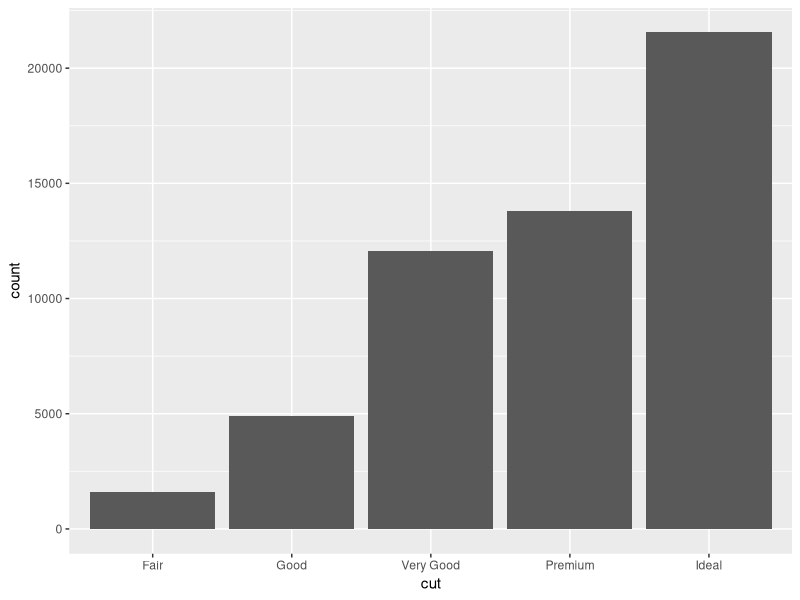
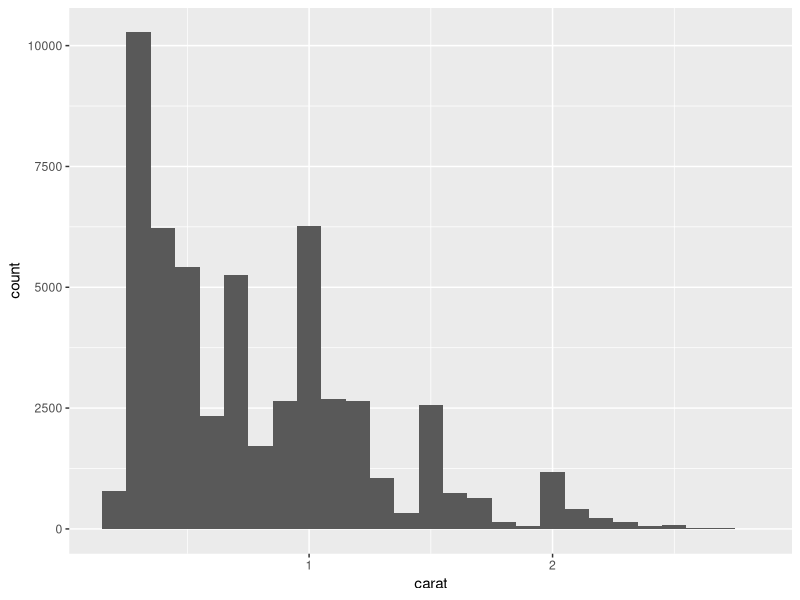
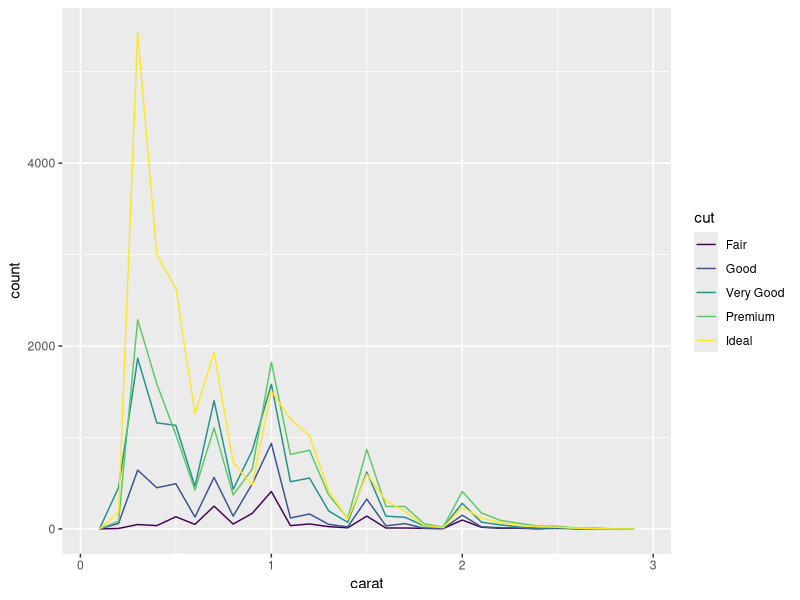
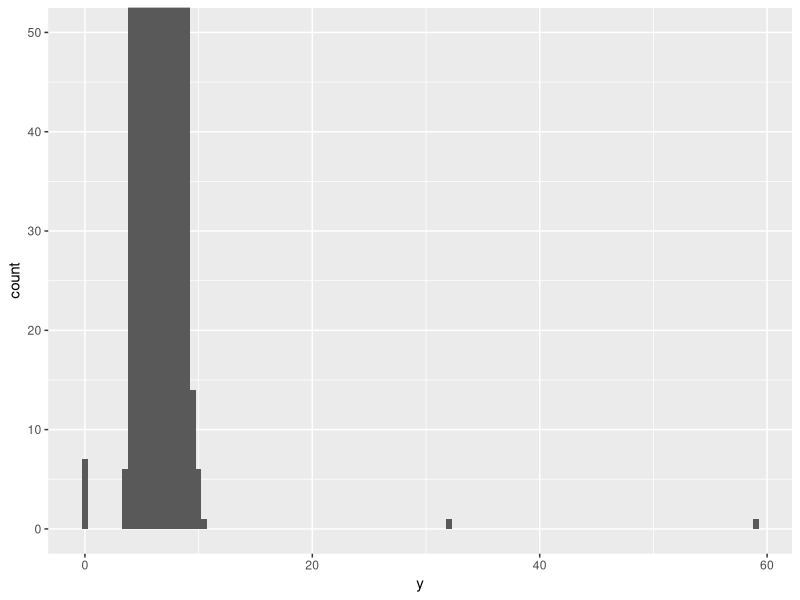
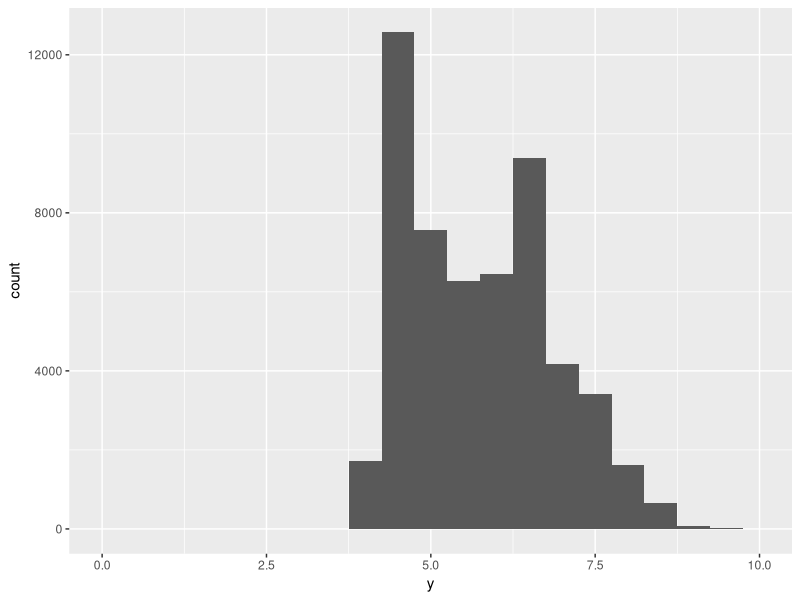
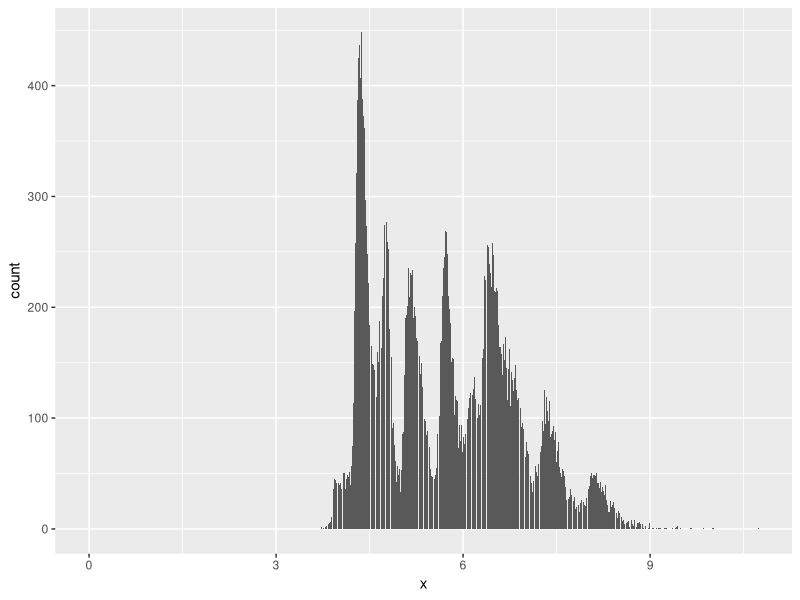
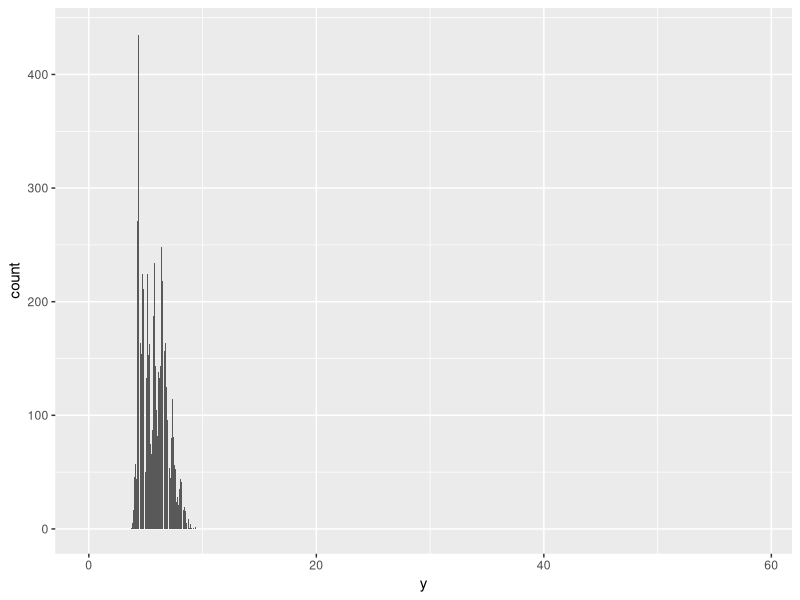
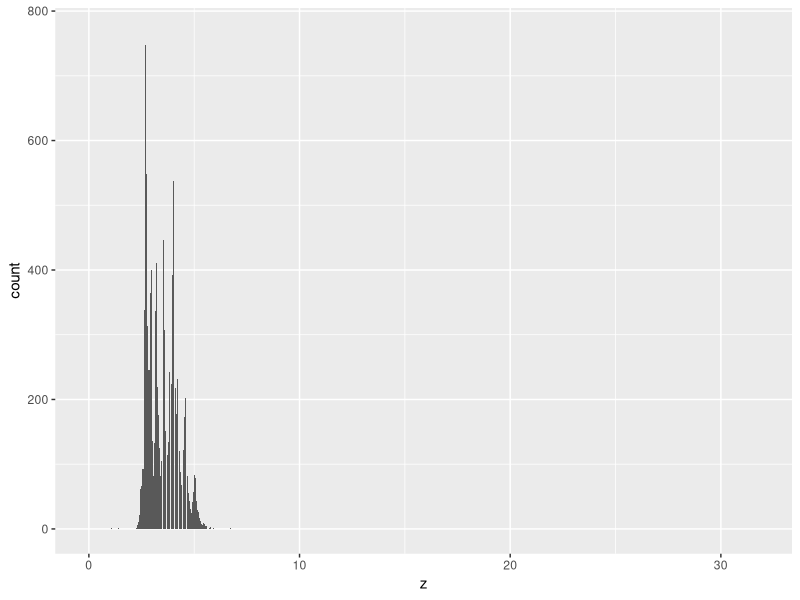

Write the R code that produced these figures, in order.
#exploratory data analysis
library(tidyverse)
ggplot(data = diamonds) +
  geom_bar(mapping = aes(x = cut))
diamonds %>% 
  count(cut)
diamonds %>% 
  count(cut_width(carat, 0.5))
smaller <- diamonds %>% 
  filter(carat < 3)

ggplot(data = smaller, mapping = aes(x = carat)) +
  geom_histogram(binwidth = 0.1)

ggplot(data = smaller, mapping = aes(x = carat, colour = cut)) +
  geom_freqpoly(binwidth = 0.1)

ggplot(diamonds) + 
  geom_histogram(mapping = aes(x = y), binwidth = 0.5) +
  coord_cartesian(ylim = c(0, 50))

ggplot(diamonds) + 
  geom_histogram(mapping = aes(x = y), binwidth = 0.5) +
  coord_cartesian(xlim = c(0, 10))

unusual <- diamonds %>% 
  filter(y < 3 | y > 20) %>% 
  select(price, x, y, z) %>%
  arrange(y)
unusual

#Exercise 7.3.4 

#Question 1
diam <-select(diamonds, price,x,y,z)
ggplot(data = diam) +
  geom_bar(mapping = aes(x = x))
ggplot(data = diam) +
  geom_bar(mapping = aes(x = y))
ggplot(data = diam) +
  geom_bar(mapping = aes(x = z))
# x seems to be the depth  

#Question 2

#Question 3
carat99 <- diamonds %>% 
  filter(carat == 1)

ggplot(data = carat99, mapping = aes(x = carat, colour = cut)) +
  geom_freqpoly(binwidth=0.3)

#Question 4
ggplot(diamonds) + 
  geom_histogram(mapping = aes(x = y),binwidth = 0.5 ) +
  coord_cartesian(ylim = c(0, 50))
#When no bin width is set we get the message: `stat_bin()` using `bins = 30`. Pick better value with `binwidth`.

